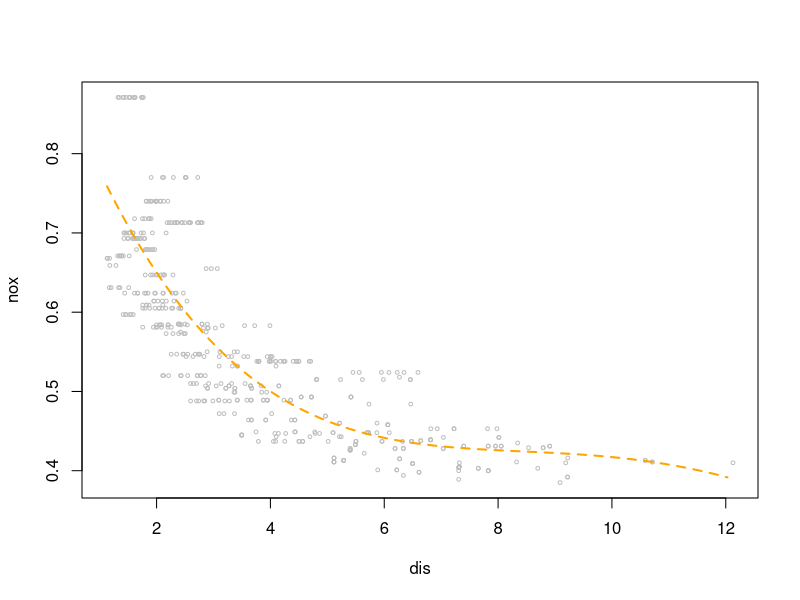
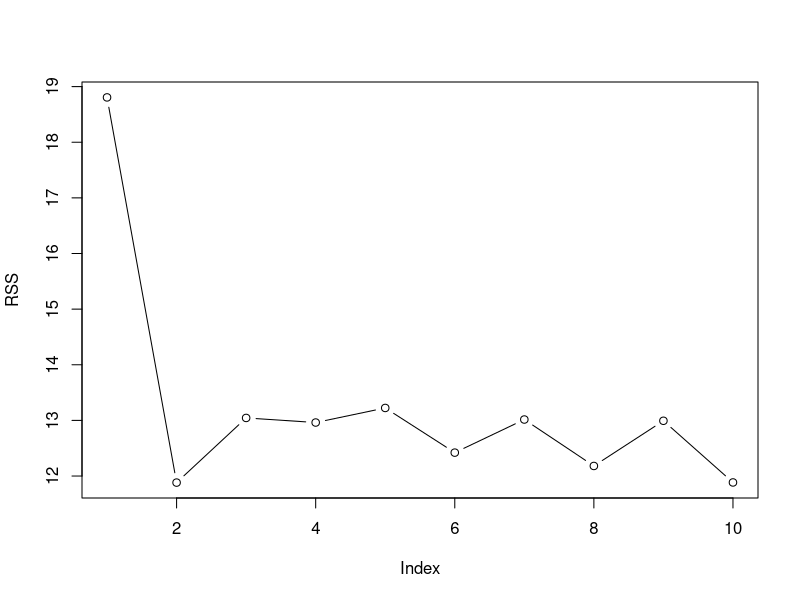
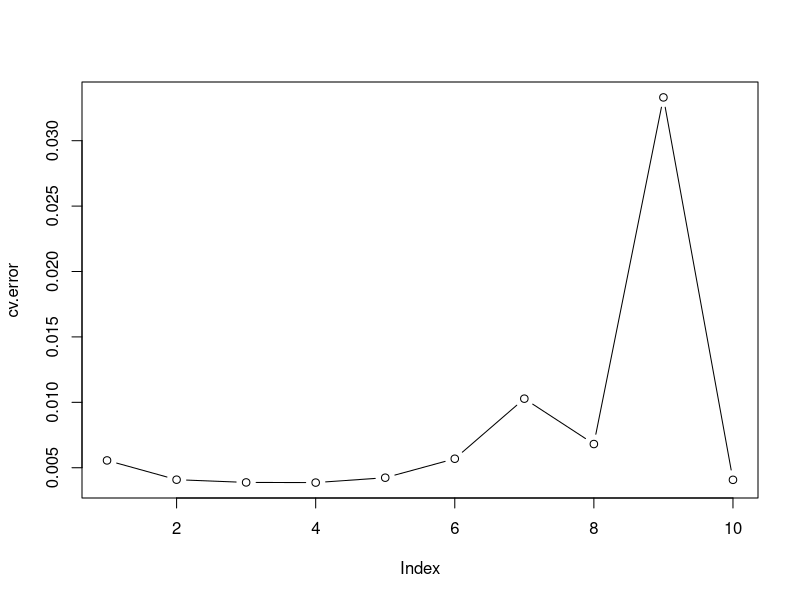
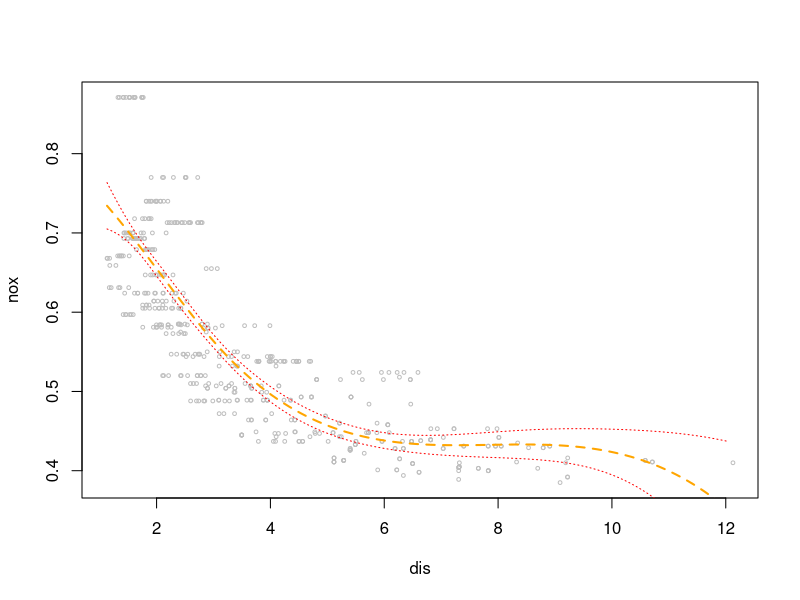
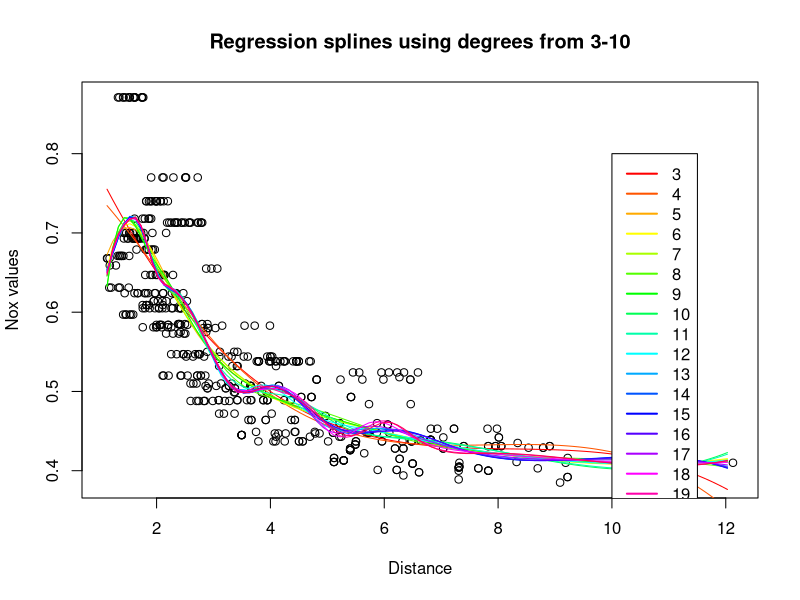
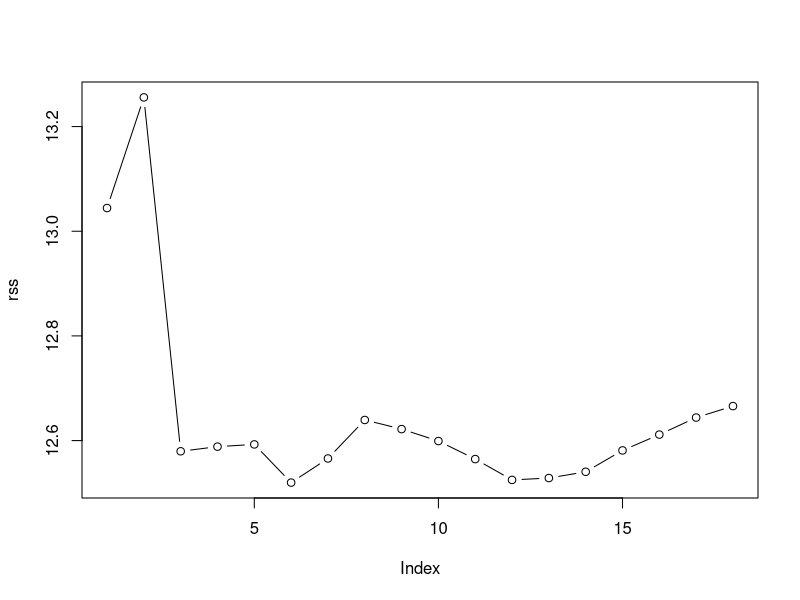
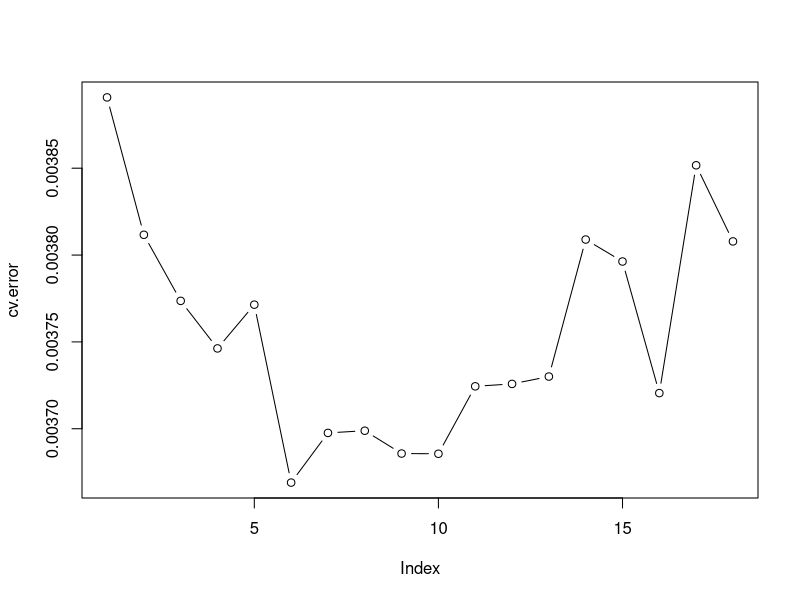
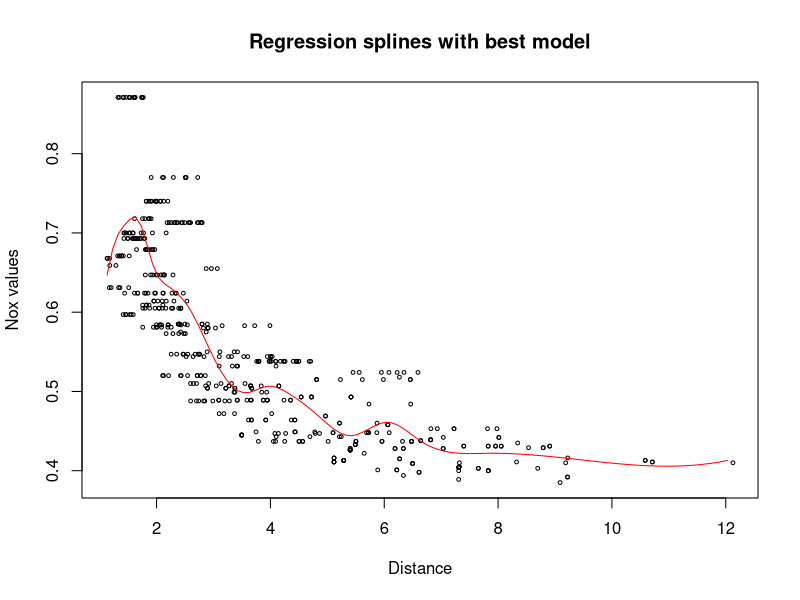

Here is the R script that generated these plots, in order:
## ---- chunk 1
knitr::opts_chunk$set(echo = TRUE)
## ---- chunk 2
library(MASS)
library(boot)
library(gam)
summary(Boston)
head(Boston)
attach(Boston)
## ---- chunk 3
dis.lim=range(dis)
dis.grid=seq(dis.lim[1],dis.lim[2],0.1)
fit.1=lm(nox~poly(dis,4))
preds1=predict(fit.1, newdata=list(dis=dis.grid), se=T)
plot(dis,nox,xlim=dis.lim, cex=0.5, col="grey")
lines(dis.grid,preds1$fit,lwd=2,lty=2, col="orange")
## ---- chunk 4
set.seed(1)
RSS=rep(NA,10)
for (i in 1:10){
  poly.fit=glm(nox~poly(dis,i))
  preds=predict(poly.fit, newdata=list(dis=dis.grid), se=T)
  RSS[i]=sum((nox-preds$fit)^2)
}
plot(RSS, type="b")
## ---- chunk 5
set.seed(1)
cv.error=rep(NA,10)
for (i in 1:10){
  pl.fit=glm(nox~poly(dis,i))
  cv.error[i]=cv.glm(Boston,pl.fit, K=10)$delta
}
plot(cv.error,  type="b")
## ---- chunk 6
attr(bs(dis, df=4), "knots")
library(splines)
fit.bs=lm(nox~bs(dis,knots = c(3.2))) #basic function
preds=predict(fit.bs, newdata=list(dis=dis.grid), se=T)
plot(dis,nox,xlim=dis.lim, cex=0.5, col="grey")
lines(dis.grid, preds$fit,lwd=2,lty=2, col="orange")
lines(dis.grid, preds$fit+2*preds$se, lty=3, col="red")
lines(dis.grid, preds$fit-2*preds$se, lty=3, col="red")
## ---- chunk 7
rss = rep(0,18) 
colours = rainbow(18) 
plot(Boston$dis,Boston$nox,xlab="Distance", ylab="Nox values", main="Regression splines using degrees from 3-10")
for (i in 3:20){
  fit.bs=glm(nox~bs(dis,df=i))
  preds=predict(fit.bs, newdata=list(dis=dis.grid), se=T)
  rss[i-2]=sum((nox-preds$fit)^2)
  lines(dis.grid, preds$fit, col=colours[i-2])
}
legend(10,0.8,legend=3:20, col=colours[1:18],lty=1,lwd=2)
plot(rss, type="b")
which.min(rss)+2
## ---- chunk 8
set.seed(1)
cv.error=rep(NA,18)
for (i in 3:20){
  pl.fit=glm(nox~ns(dis,df=i))
  cv.error[i-2]=cv.glm(Boston,pl.fit, K=10)$delta
}
plot(cv.error,  type="b")
which.min(rss)+2
plot(Boston$dis,Boston$nox,xlab="Distance", ylab="Nox values", main="Regression splines with best model", cex=0.5)
best.fit=glm(nox~ns(dis,df=8))
lines(dis.grid, preds$fit, col="red")
